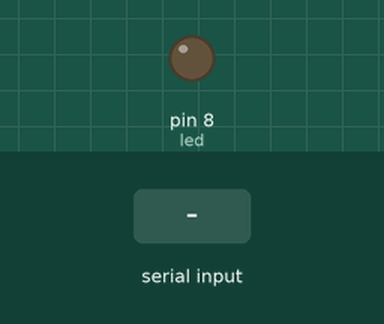
This sketch was run on a simulated Arduino Uno, built with avr-gcc and run on an emulated ATmega328P. Shown: output pins drawn as LEDs (lit = HIGH). The test bench sets the inputs (shaded band).

Above: at 1.2 s.
1.3 s: "ledOn" received over the second serial link
At 3.2 s:
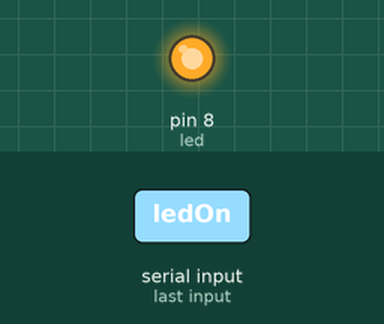
3.8 s: "ledOff" received over the second serial link
At 5.2 s:
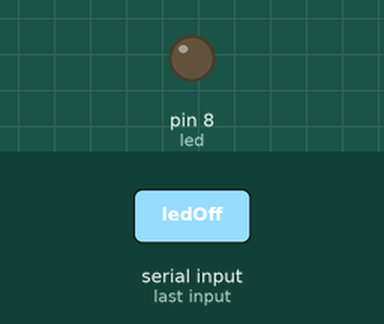
Timing chart, 0 to 6.8 s (numbered marks = the images above; inputs shaded):
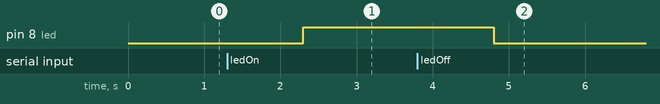

Measured:
- after the input at 1.3 s, pin 8 (led): LOW → HIGH after 1.0 s
- after the input at 3.8 s, pin 8 (led): HIGH → LOW after 1.0 s

The sketch:

Nhan_tin_hieu_hai_zigbee.ino
```cpp
//Nhận tín hiệu

#include<SoftwareSerial.h>
SoftwareSerial mySerial(9,10);

#define led 8

void setup() {
mySerial.begin(115200);
pinMode(led, OUTPUT);
}

void loop() {
  //Đọc dữ liệu nhạn được từ chân Rx
  if(mySerial.available()){
    String RxBuffer = mySerial.readString();
    if(RxBuffer == "ledOn"){
      digitalWrite(led, HIGH);
    }
    else if(RxBuffer == "ledOff"){
      digitalWrite(led,LOW);
    }
  }
}
```
